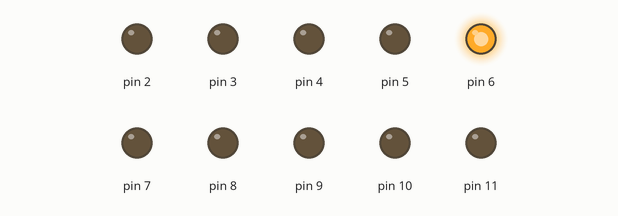
Bench run of a sketch on a simulated Arduino Uno, built with avr-gcc and run on an emulated ATmega328P. On the bench: output pins drawn as LEDs (lit = HIGH). Random numbers use the default seed unless the sketch sets one.

Above: at 0.1 s.
At 6.1 s:
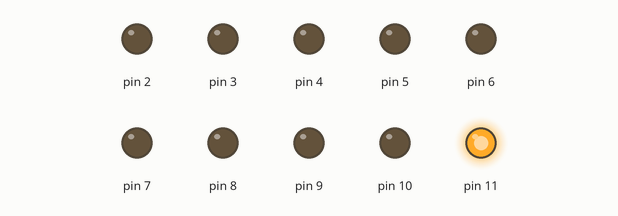
At 11.1 s:
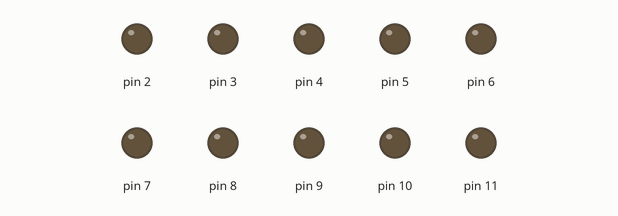
At 18.1 s:
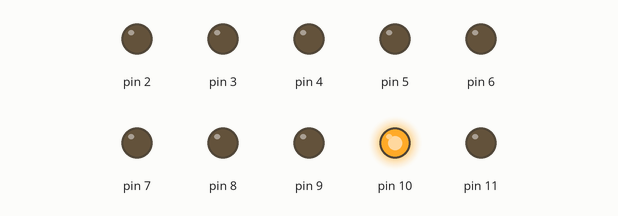
At 24.1 s:
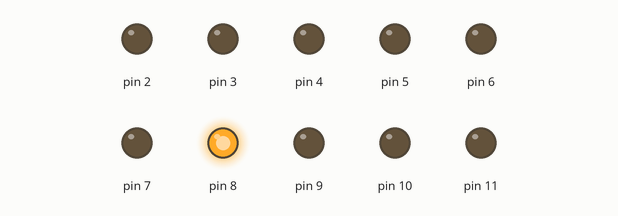
At 36.1 s:
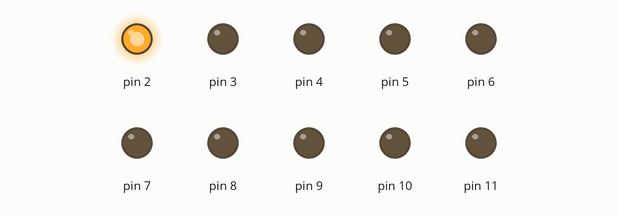
Timing chart, 0 to 37.6 s (numbered marks = the images above):
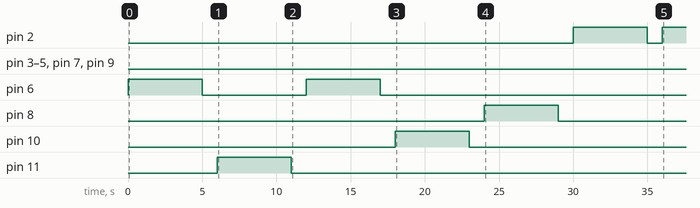

The sketch:

une_al_atoire.ino
```cpp
void setup() {
  pinMode(2, OUTPUT);
  pinMode(3, OUTPUT);
  pinMode(4, OUTPUT);
  pinMode(5, OUTPUT);
  pinMode(6, OUTPUT);
  pinMode(7, OUTPUT);
  pinMode(8, OUTPUT);
  pinMode(9, OUTPUT);
  pinMode(10, OUTPUT);
  pinMode(11, OUTPUT);
  Serial.begin(9600);
  randomSeed(analogRead(0));
}

void loop() {
int led = random(2,12);
digitalWrite(led, HIGH);
delay(5000);
digitalWrite(led, LOW);
delay(1000);
}
```

Measured:
- by itself, pin 2: LOW → HIGH at 30.0 s, → LOW 5.0 s later, → HIGH 1.0 s later
- by itself, pin 6: alternates HIGH for 5.0 s and LOW for 7.0 s, 4 changes in all, then stays LOW
- by itself, pin 8: LOW → HIGH at 24.0 s, → LOW 5.0 s later
- by itself, pin 10: LOW → HIGH at 18.0 s, → LOW 5.0 s later
- by itself, pin 11: LOW → HIGH at 6.0 s, → LOW 5.0 s later
